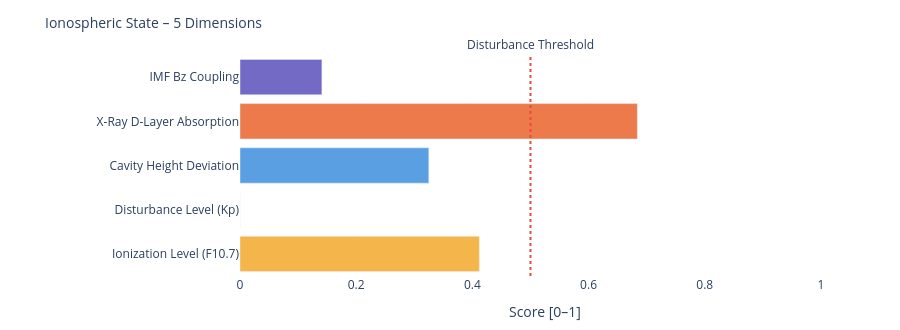

This figure's notebook cell:
### Markdown cell above
---
### 📐 Systemic Insight: Geometric Cavity vs. Real Schumann Resonance

**Relevant for:** Layer 6 = delta analysis &nbsp;|&nbsp; Layer 7 = feature vector / system interpretation

A cavity height change from 80 km to 70 km shifts the **idealized geometric frequencies** only minimally:

| Modus | Aktuell | Referenz | Δ |
|-------|---------|----------|---|
| SR-1 | 10.4762 Hz | 10.4599 Hz | +16 mHz |
| SR-2 | 18.1452 Hz | 18.1171 Hz | +28 mHz |
| SR-3 | 25.6612 Hz | 25.6215 Hz | +40 mHz |
| SR-4 | 33.1285 Hz | 33.0772 Hz | +51 mHz |

The geometric effect is limited because 10 km is very small compared to Earth's radius (~6371 km).

**Consequence:** Real Schumann deviations are likely driven more strongly by **conductivity, damping, day/night structure, lightning distribution and source geometry** than by pure cavity height.

---

**Layer 6 compares:**
```
geometric Δ from Layer 4  vs.  observed Δ from real Schumann measurement data
```

**Layer 7 Feature:**
```
If real Δ >> geometric Δ  →  non-geometric factors dominant
```

### Code cell
# ============================================================
# IONOSPHERIC STATE – Summary gauge
# Five dimensions: ionization, disturbance, cavity height, X-Ray, Bz coupling
# ============================================================

def norm(v, lo, hi):
    if v is None: return None
    return round(max(0.0, min(1.0, (v - lo) / (hi - lo))), 3)

# Ionization level (F10.7 → F2-Layer)
ioniz = norm(f107_val, 60, 250)

# Disturbance level (Kp → E/F-Layer irregularities)
disturb = norm(kp_val, 0, 9)

# Cavity height deviation from reference (80 km)
h_dev = norm(abs(h_eff - 80), 0, 20)

# X-Ray ionization (D-Layer absorption)
xray_ioniz = None
if xray_now is not None:
    xray_ioniz = norm(math.log10(max(xray_now, 1e-9)) + 9, 0, 5)

# Bz coupling (southward Bz → stronger magnetosphere-ionosphere coupling)
bz_coupling = norm(-(bz_now or 0), -5, 30) if bz_now is not None else None

dims = [
    ('Ionization Level (F10.7)',    ioniz,      '#F2A623'),
    ('Disturbance Level (Kp)',      disturb,    '#7F77DD'),
    ('Cavity Height Deviation',     h_dev,      '#378ADD'),
    ('X-Ray D-Layer Absorption',    xray_ioniz, '#E85D24'),
    ('IMF Bz Coupling',             bz_coupling,'#534AB7'),
]

fig = go.Figure()
for name, val, col in dims:
    if val is not None:
        h = int(val * 20)
        bar = '█' * h + '░' * (20 - h)
        label = f'{name}:  {bar}  {val:.3f}'
    else:
        label = f'{name}:  {"─" * 20}  n/a'
    fig.add_trace(go.Bar(
        x=[val if val is not None else 0],
        y=[name],
        orientation='h',
        marker_color=col, opacity=0.82,
        showlegend=False
    ))

fig.add_vline(x=0.5, line_dash='dot', line_color='#e74c3c',
              annotation_text='Disturbance Threshold', annotation_position='top')
fig.update_layout(
    title=dict(text='Ionospheric State – 5 Dimensions', font=dict(size=14)),
    xaxis=dict(title='Score [0–1]', range=[0, 1.05]),
    height=330, plot_bgcolor='rgba(0,0,0,0)', paper_bgcolor='rgba(0,0,0,0)',
    margin=dict(l=240, r=50, t=55, b=40)
)
fig.show()

print(f'\nIonospheric state:')
for name, val, _ in dims:
    print(f'  {name:<35} {val:.3f}' if val is not None else f'  {name:<35} n/a')

### Figure 1 — Plotly figure (JSON) as saved in the notebook; plotly's stock layout.template omitted (floating-point values rounded to 4 significant figures)
{"data": [{"marker": {"color": "#F2A623"}, "opacity": 0.82, "orientation": "h", "showlegend": false, "type": "bar", "x": [0.412], "y": ["Ionization Level (F10.7)"]}, {"marker": {"color": "#7F77DD"}, "opacity": 0.82, "orientation": "h", "showlegend": false, "type": "bar", "x": [0.0], "y": ["Disturbance Level (Kp)"]}, {"marker": {"color": "#378ADD"}, "opacity": 0.82, "orientation": "h", "showlegend": false, "type": "bar", "x": [0.325], "y": ["Cavity Height Deviation"]}, {"marker": {"color": "#E85D24"}, "opacity": 0.82, "orientation": "h", "showlegend": false, "type": "bar", "x": [0.684], "y": ["X-Ray D-Layer Absorption"]}, {"marker": {"color": "#534AB7"}, "opacity": 0.82, "orientation": "h", "showlegend": false, "type": "bar", "x": [0.141], "y": ["IMF Bz Coupling"]}], "layout": {"annotations": [{"showarrow": false, "text": "Disturbance Threshold", "x": 0.5, "xanchor": "center", "xref": "x", "y": 1, "yanchor": "bottom", "yref": "y domain"}], "height": 330, "margin": {"b": 40, "l": 240, "r": 50, "t": 55}, "paper_bgcolor": "rgba(0,0,0,0)", "plot_bgcolor": "rgba(0,0,0,0)", "shapes": [{"line": {"color": "#e74c3c", "dash": "dot"}, "type": "line", "x0": 0.5, "x1": 0.5, "xref": "x", "y0": 0, "y1": 1, "yref": "y domain"}], "title": {"font": {"size": 14}, "text": "Ionospheric State – 5 Dimensions"}, "xaxis": {"range": [0, 1.05], "title": {"text": "Score [0–1]"}}}}
